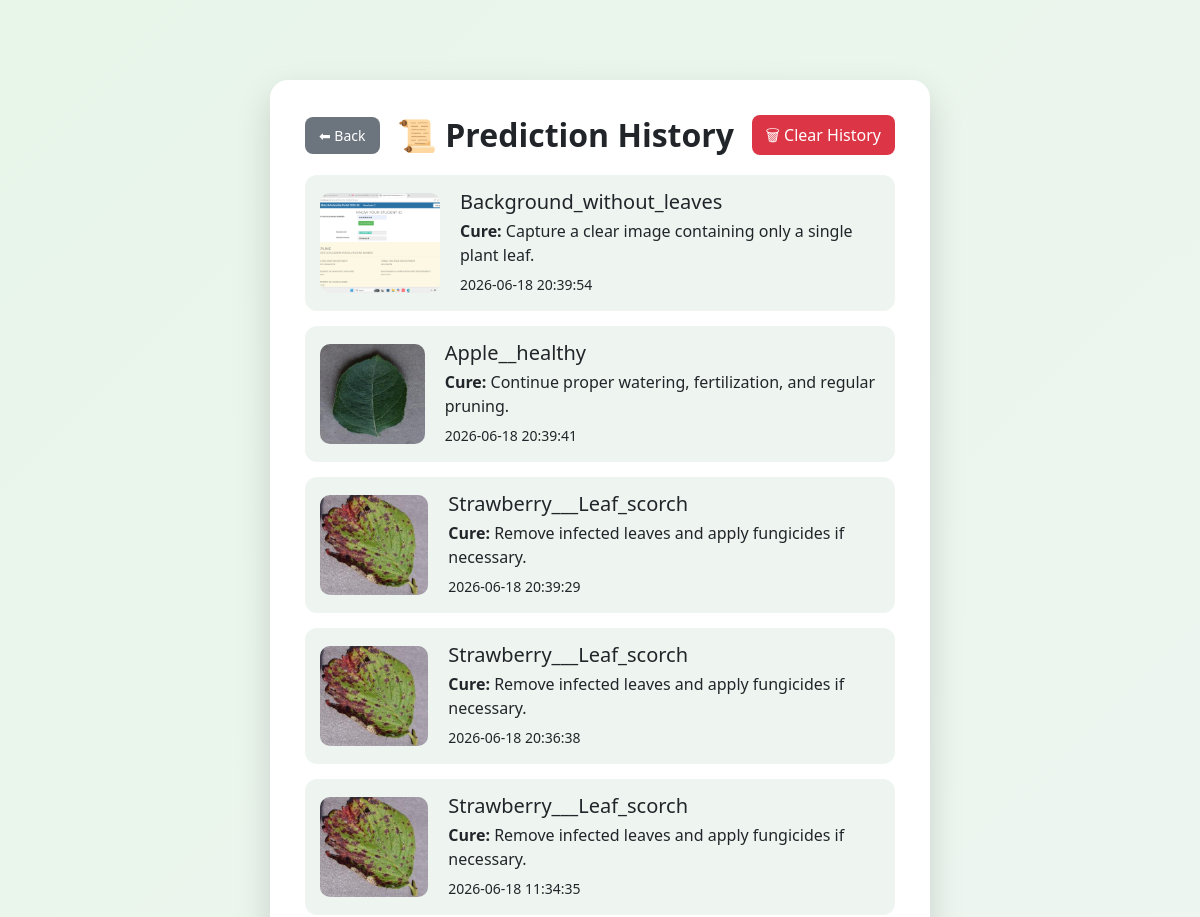
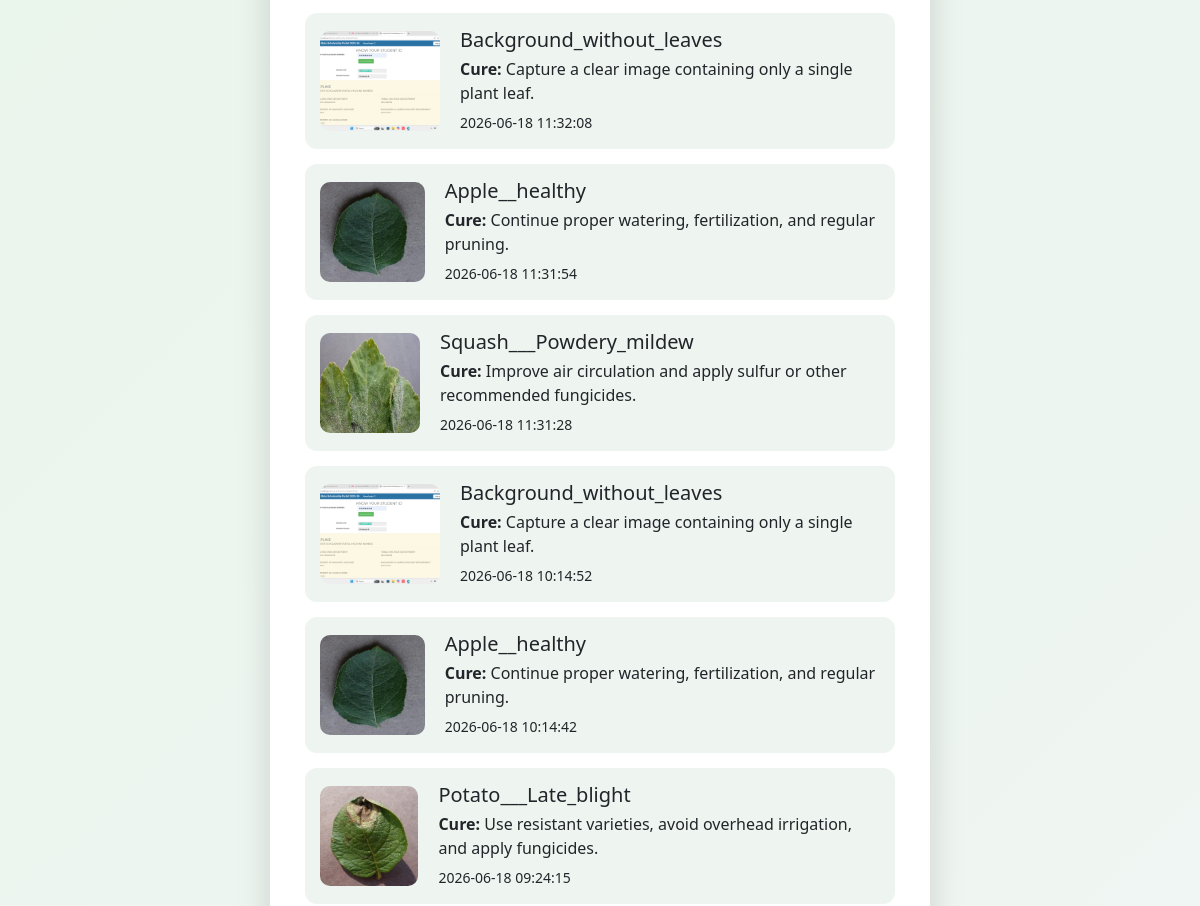
Page /history (upper part) on the earlier database version (2 pictures, top to bottom).
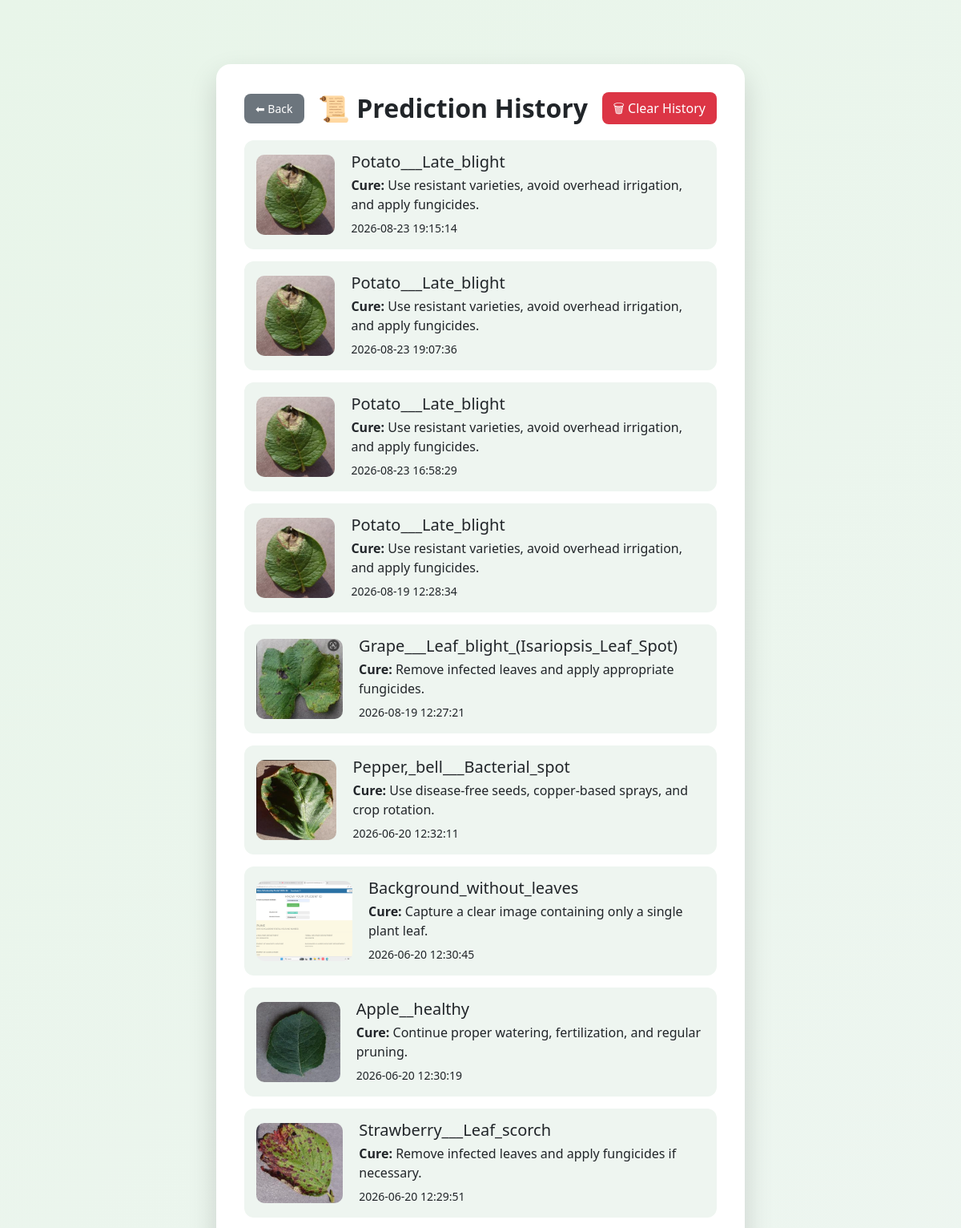
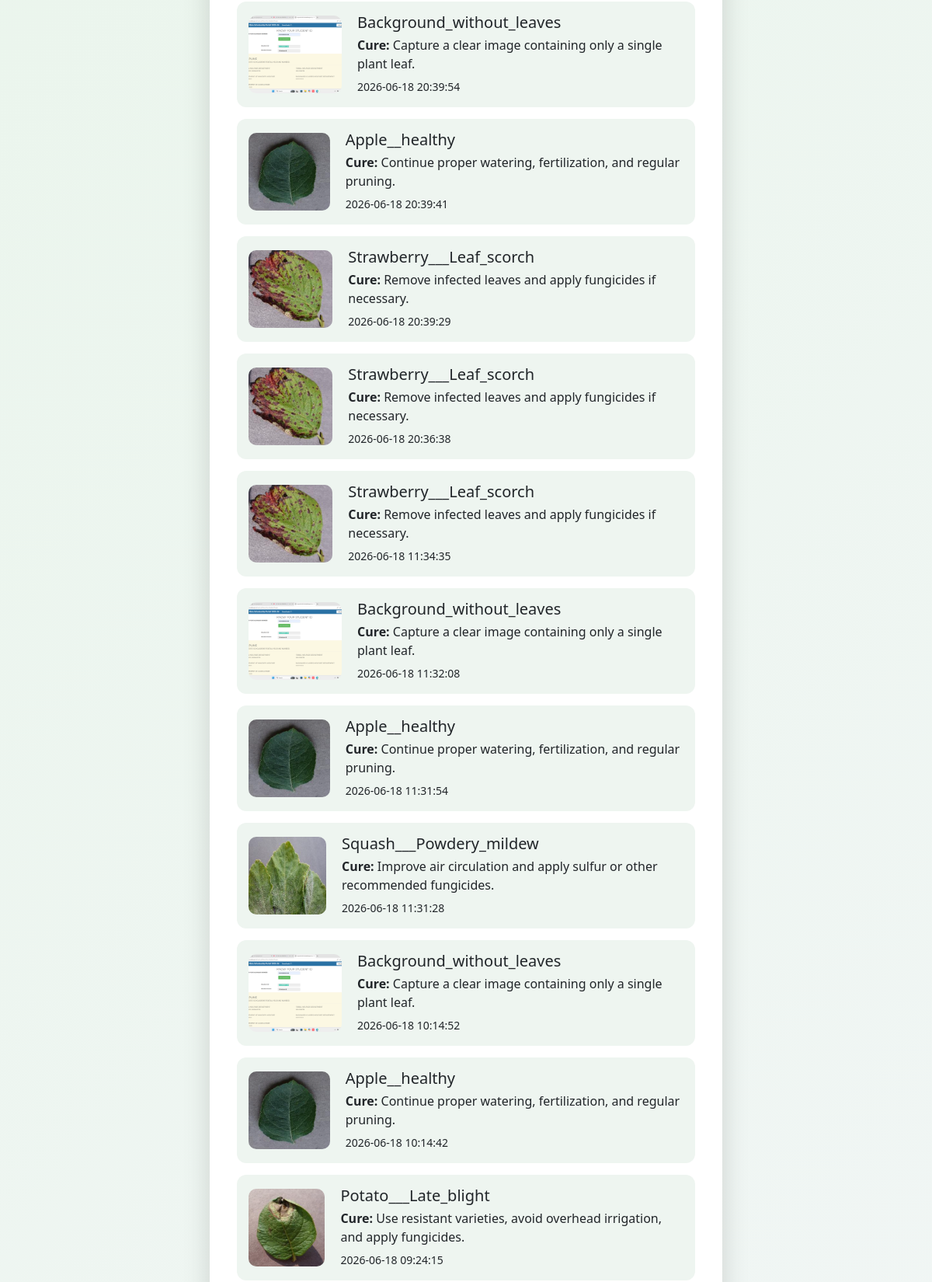
Same page on the later database version (2 pictures, top to bottom).
### tables this page shows
CREATE TABLE history (
        id INTEGER PRIMARY KEY AUTOINCREMENT,
        disease TEXT,
        cure TEXT,
        image TEXT,
        time TEXT
    );

### app.py (the view)
@app.route('/history')
def history():
    conn = sqlite3.connect(
        "history.db"
    )
    c = conn.cursor()
    c.execute(
        "SELECT * FROM history ORDER BY id DESC"
    )
    data = c.fetchall()
    conn.close()
    return render_template(
        'history.html',
        history=data
    )

### templates/history.html (shortened to what this page needs)
<!DOCTYPE html>
<html>
<head>
    <link rel="stylesheet" href="../static/css/bootstrap.min.css">
    <link rel="stylesheet" href="../static/css/style.css">
</head>
<body>
<div class="main-card">
    <div class="history-header">
        <button onclick="goBack()" class="back-btn">⬅ Back</button>
        <h2 class="history-title">📜 Prediction History</h2>
        <button onclick="clearHistory()" class="clear-btn">
            🗑 Clear History
        </button>
    </div>
    {% for item in history %}
    <div class="history-card">
        <img src="{{ url_for('static', filename=item[3]) }}">
        <div class="history-text">
            <h4>{{item[1]}}</h4>
            <p><b>Cure:</b> {{item[2]}}</p>
            <small>{{item[4]}}</small>
        </div>
    </div>
    {% endfor %}
</div>
</body>
</html>

### static/css/style.css (style rules this page uses)
body { background: linear-gradient(135deg, #e8f5e9, #f4f6f9); font-family: 'Segoe UI', sans-serif; }
.main-card { width: 55%; margin: 80px auto; background: white; padding: 35px; border-radius: 18px; box-shadow: 0 15px 35px rgba(0,0,0,0.15); }
.back-btn { background: #1e1e2f; color: white; border: none; padding: 8px 14px; border-radius: 8px; cursor: pointer; font-size: 14px; }
.history-card { display: flex; gap: 20px; margin-top: 15px; padding: 15px; background: #f1f8f4; border-radius: 10px; align-items: center; }
.history-text h4 { margin: 0; font-size: 20px; }
.history-text p { margin: 5px 0; }
.history-header { display: flex; align-items: center; justify-content: space-between; margin-bottom: 20px; }
.history-title { font-weight: bold; margin: 0; }
.back-btn { background: #6c757d; color: white; border: none; padding: 8px 14px; border-radius: 8px; cursor: pointer; }
.clear-btn { background: #dc3545; color: white; border: none; padding: 8px 14px; border-radius: 8px; cursor: pointer; }
.history-card img { width: 120px; height: 100px; object-fit: cover; border-radius: 10px; }
.history-card { display: flex; align-items: center; gap: 20px; background: #eef5f0; padding: 15px; border-radius: 12px; margin-bottom: 15px; }

### templates/history.html (style rules this page uses)
.history-header { display: flex; align-items: center; justify-content: space-between; margin-bottom: 20px; }
.history-title { margin: 0; font-weight: bold; }
.back-btn { background: #6c757d; color: white; border: none; padding: 8px 14px; border-radius: 8px; cursor: pointer; }
.clear-btn { background: #dc3545; color: white; border: none; padding: 8px 14px; border-radius: 8px; cursor: pointer; }

Differences in the rows shown:
added history: image (picture), disease "Potato___Late_blight", cure "Use resistant varieties, avoid overhead irrigation, and apply fungicides.", time "2026-08-23 19:15:14"
added history: image (picture), disease "Potato___Late_blight", cure "Use resistant varieties, avoid overhead irrigation, and apply fungicides.", time "2026-08-23 19:07:36"
added history: image (picture), disease "Potato___Late_blight", cure "Use resistant varieties, avoid overhead irrigation, and apply fungicides.", time "2026-08-23 16:58:29"
added history: image (picture), disease "Potato___Late_blight", cure "Use resistant varieties, avoid overhead irrigation, and apply fungicides.", time "2026-08-19 12:28:34"
added history: image (picture), disease "Grape___Leaf_blight_(Isariopsis_Leaf_Spot)", cure "Remove infected leaves and apply appropriate fungicides.", time "2026-08-19 12:27:21"
added history: image (picture), disease "Pepper,_bell___Bacterial_spot", cure "Use disease-free seeds, copper-based sprays, and crop rotation.", time "2026-06-20 12:32:11"
added history: image (picture), disease "Background_without_leaves", cure "Capture a clear image containing only a single plant leaf.", time "2026-06-20 12:30:45"
added history: image (picture), disease "Apple__healthy", cure "Continue proper watering, fertilization, and regular pruning.", time "2026-06-20 12:30:19"
added history: image (picture), disease "Strawberry___Leaf_scorch", cure "Remove infected leaves and apply fungicides if necessary.", time "2026-06-20 12:29:51"
